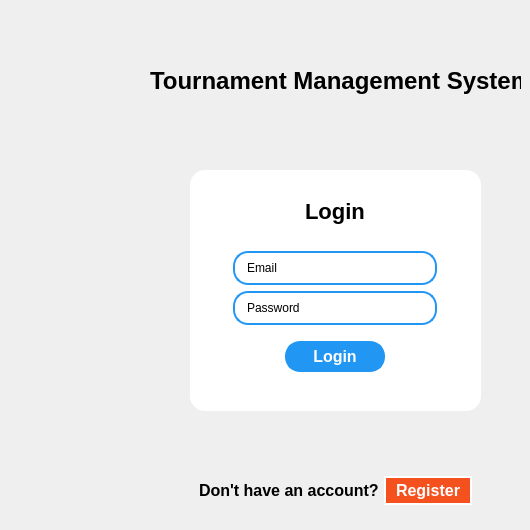
      <widget class="QWidget" name="Login">
       <widget class="QGroupBox" name="groupBox">
        <property name="geometry">
         <rect>
          <x>190</x>
          <y>170</y>
          <width>291</width>
          <height>241</height>
         </rect>
        </property>
        <property name="styleSheet">
         <string notr="true">background-color: #fff;
border-radius: 15px;
</string>
        </property>
        <property name="title">
         <string/>
        </property>
        <layout class="QGridLayout" name="gridLayout">
         <item row="6" column="0" alignment="Qt::AlignHCenter">
          <widget class="QPushButton" name="loginBtn">
           <property name="styleSheet">
            <string notr="true">QPushButton{
	border: 3px solid #2196f3;
	background-color: #2196F3;
	color: #fff;
	font-weight: 600;
	padding: 2.5px 25px;
	font-size: 16px;
	cursor: pointer;
	transition: 0.2s linear;
	margin-bottom: 30px;
}
QPushButton:hover {
	background-color: #fff;
	color: #2196F3;
}</string>
           </property>
           <property name="text">
            <string>Login</string>
           </property>
          </widget>
         </item>
         <item row="3" column="0" alignment="Qt::AlignHCenter">
          <widget class="QLineEdit" name="inpLoginEmail">
           <property name="styleSheet">
            <string notr="true">QLineEdit {
	background-color: #fff;
	height: 20px;
	padding: 5px 10px;
	border: 2px solid #2196F3;
	border-radius: 15px;
	margin: 0px 20px;
	width: 180px;
}</string>
           </property>
           <property name="text">
            <string>Email</string>
           </property>
          </widget>
         </item>
         <item row="5" column="0" alignment="Qt::AlignHCenter">
          <widget class="QLineEdit" name="inpLoginPass">
           <property name="styleSheet">
            <string notr="true">background-color: #fff;
height: 20px;
padding: 5px 10px;
border: 2px solid #2196F3;
border-radius: 15px;
margin: 0px 20px;
width: 180px;
margin-bottom: 10px;</string>
           </property>
           <property name="text">
            <string>Password</string>
           </property>
          </widget>
         </item>
         <item row="2" column="0" alignment="Qt::AlignHCenter|Qt::AlignVCenter">
          <widget class="QLabel" name="label">
           <property name="styleSheet">
            <string notr="true">QLabel {
	font-size: 22px;
	font-weight: 600;
}</string>
           </property>
           <property name="text">
            <string>Login</string>
           </property>
          </widget>
         </item>
        </layout>
       </widget>
       <widget class="QLabel" name="label_Welcome">
        <property name="geometry">
         <rect>
          <x>150</x>
          <y>50</y>
          <width>371</width>
          <height>61</height>
         </rect>
        </property>
        <property name="styleSheet">
         <string notr="true">font-size: 24px;
font-weight: 600;</string>
        </property>
        <property name="text">
         <string>Tournament Management System</string>
        </property>
       </widget>
       <widget class="QGroupBox" name="groupBox_2">
        <property name="geometry">
         <rect>
          <x>190</x>
          <y>460</y>
          <width>291</width>
          <height>61</height>
         </rect>
        </property>
        <property name="styleSheet">
         <string notr="true">border: none;</string>
        </property>
        <property name="title">
         <string/>
        </property>
        <layout class="QHBoxLayout" name="horizontalLayout_2">
         <item>
          <widget class="QLabel" name="label_2">
           <property name="styleSheet">
            <string notr="true">font-size: 16px;
font-weight: 600;</string>
           </property>
           <property name="text">
            <string>Don't have an account?</string>
           </property>
          </widget>
         </item>
         <item>
          <widget class="QPushButton" name="toSignupBtn">
           <property name="styleSheet">
            <string notr="true">QPushButton{
	border: 2px solid #fff;
	background-color: #F4511E;
	color: #fff;
	font-weight: 600;
	padding: 3px 10px;
	font-size: 16px;
	cursor: pointer;
}
QPushButton:hover {
	border: 2px solid #F4511E;
	background-color: #fff;
	color: #F4511E;
}</string>
           </property>
           <property name="text">
            <string>Register</string>
           </property>
          </widget>
         </item>
        </layout>
       </widget>
      </widget>
